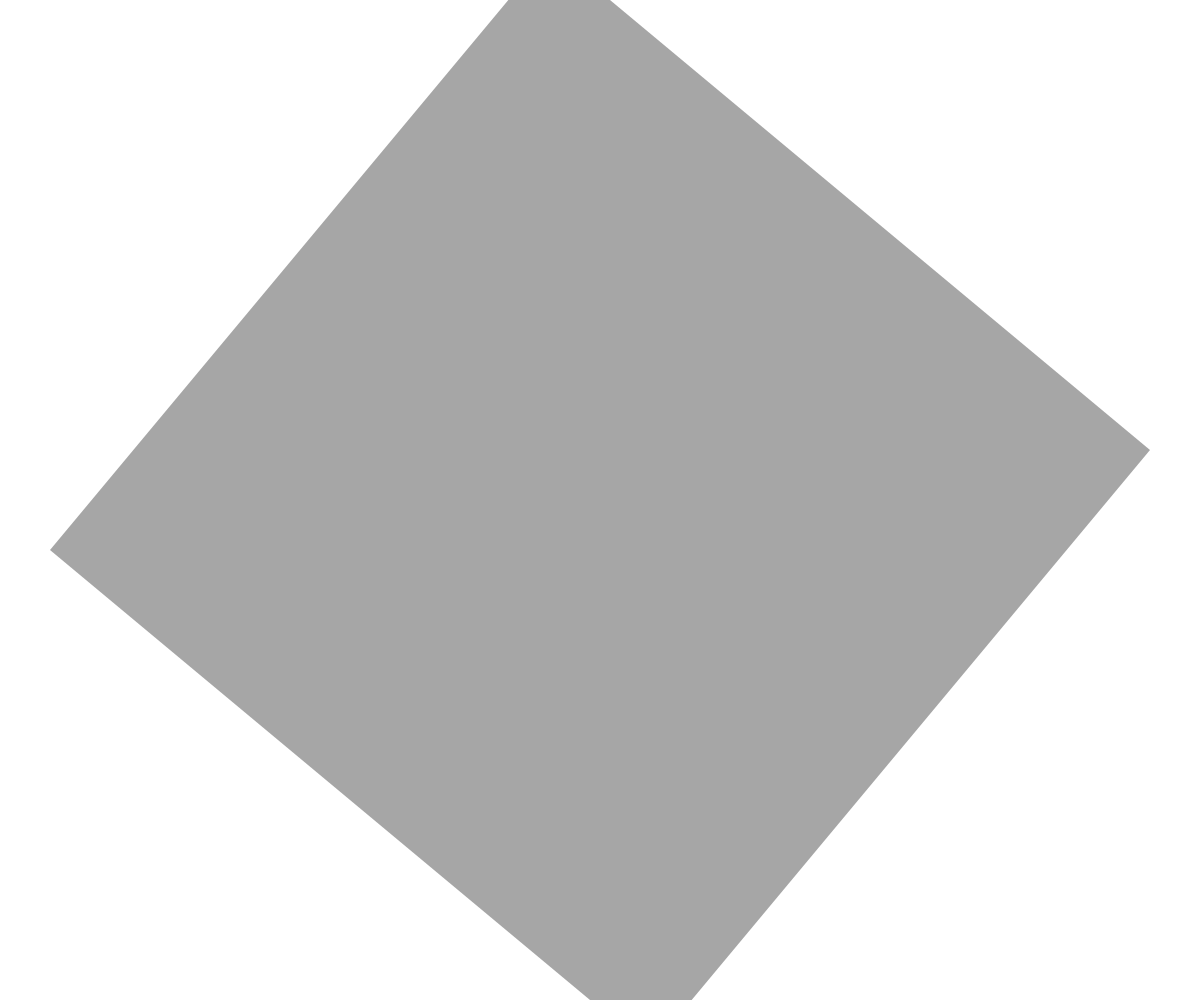
Frame 1 (no input)
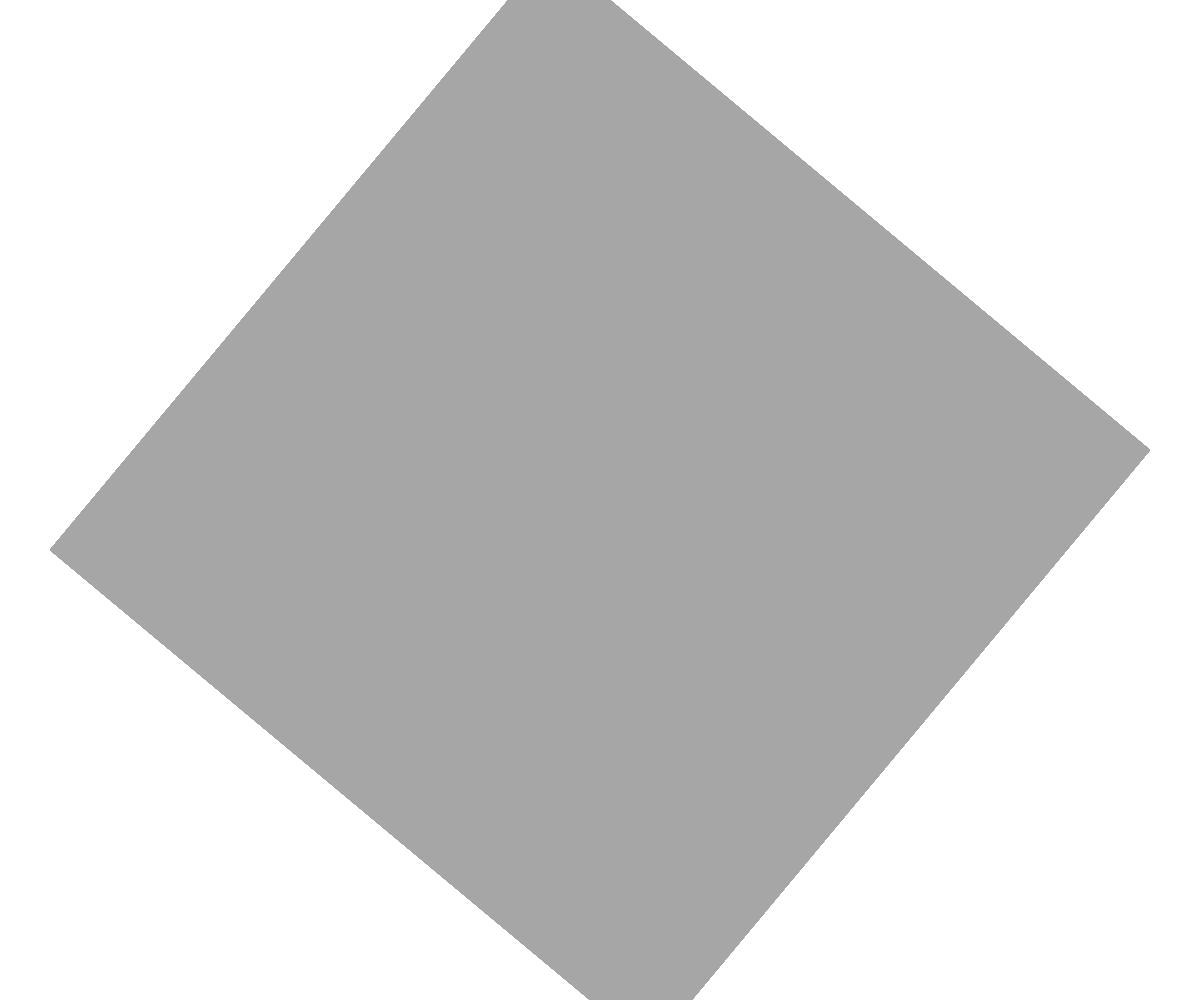
Frame 60 (no input)
Frame 120 (the mouse pressed at the canvas centre since frame 60): identical to frame 60, image omitted

The p5.js sketch that drew these frames (run headless with seeded random() and noise() and a simulated clock; from frame 60 on, the mouse is pressed at the canvas centre):

// p5.js sketch
// ── sketch.js
/*One element controlled by the mouse.
One element that changes over time, independently of the mouse.
One element that is different every time you run the sketch.
*/

let x,y,s,g,change;

function setup() {
  createCanvas(windowWidth, windowHeight)  
  // background(random(0,255));
  background(0,0);
}

function windowResized() {
  resizeCanvas(windowWidth, windowHeight);
} 

function draw() {
  //big square
  x=mouseX-width/2;  //rotation of the square controlled by mouse positions (relative to the center of canvas)
  y=mouseY-height/2;
  s=dist(width/2,height/2,mouseX,mouseY);  //size of the square controlled by mouse positions (relative to the center of canvas)
  push();
  translate(width/2,height/2);
  rotate(atan(y/x));
  noStroke();
  fill(map(s,0,width,0,255));
  rectMode(CENTER)
  rect(0,0,s,s);
  pop();
  
//   //small rects rotating over time 
//   push();
//   translate(width/5,height/5);
//   rotate(frameCount/150);
//   fill(random(0,50));
//   rectMode(CENTER)
//   rect(0,0,30,80);
//   pop();
  
//   push();
//   translate(width*4/5,height/5);
//   rotate(-frameCount/150);
//   noFill();
//   stroke(random(50,100));
//   rectMode(CENTER)
//   rect(0,0,30,80);
//   pop();
  
//   push();
//   translate(width/5,height*4/5);
//   rotate(-frameCount/150);
//   noFill();
//   stroke(random(100,150));
//   rectMode(CENTER)
//   rect(0,0,80,30);
//   pop();
  
//   push();
//   translate(width*4/5,height*4/5);
//   rotate(-frameCount/150);
//   noFill();
//   stroke(random(150,200));
//   rectMode(CENTER)
//   rect(0,0,80,30);
//   pop();
}
